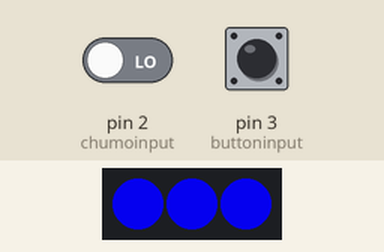
Recording of a sketch running on a simulated Arduino Uno, built with avr-gcc and run on an emulated ATmega328P. Shown: 3 RGB LEDs in strip order, left to right. Inputs (shaded band) come from the test bench; at power-on: pin 3 (buttoninput) LOW, pin 2 (chumoinput) LOW.

Above: at 1.4 s.
1.5 s: pin 3 (buttoninput) pulled HIGH for 0.35 s
At 2.2 s:
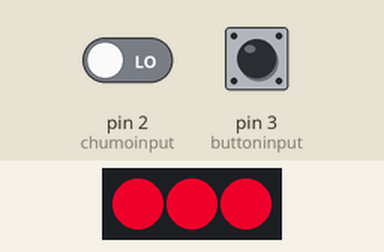
3.3 s: pin 2 (chumoinput) driven HIGH
At 4.2 s:
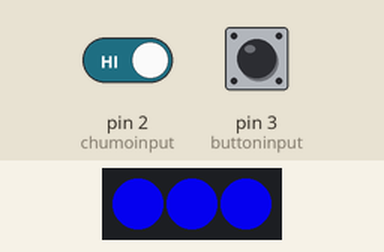
Timing chart, 0 to 6.3 s (numbered marks = the images above; inputs shaded):
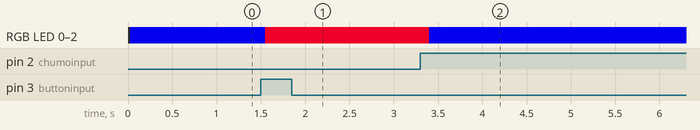

The sketch:

Intelligent_Glow_Stick.ino
```cpp
#include <ChainableLED.h>
#define NUM_LEDS  3
ChainableLED leds(7, 8, NUM_LEDS);

//按钮
int buttonvalue = 0;
//初始针脚设定
int buttoninput = 3;
//总控
float ebrightness = 25;
float brightness2 = 0.4;
float hue1 = 0.67;
float hue2 = 0.97;
//触摸
int chumoinput = 2;
boolean chumovalue = false;

void setup() {
  // put your setup code here, to run once:
  pinMode(buttoninput, INPUT);
  pinMode(chumoinput,INPUT);
  leds.init();
  for (byte led = 0; led < NUM_LEDS; led++)
    leds.setColorHSB(led, hue1, 1.0, brightness2);
}

void loop() {
  // put your main code here, to run repeatedly:
  buttonvalue = digitalRead (buttoninput);
  if (buttonvalue == 1) {
    for (byte led = 0; led < NUM_LEDS; led++)
      leds.setColorHSB(led, hue2, 1.0, brightness2);
  }
  chumovalue = digitalRead (chumoinput);
  if(chumovalue==true){
    for (byte led = 0; led < NUM_LEDS; led++)
      leds.setColorHSB(led, hue1, 1.0, brightness2);
  }
  delay(300);
}
```

Measured:
- after the input at 1.5 s, RGB LED 0–2: RGB(4, 0, 204) → RGB(204, 0, 36) after 0.05 s
- after the input at 3.3 s, RGB LED 0–2: RGB(204, 0, 36) → RGB(4, 0, 204) after 0.10 s
